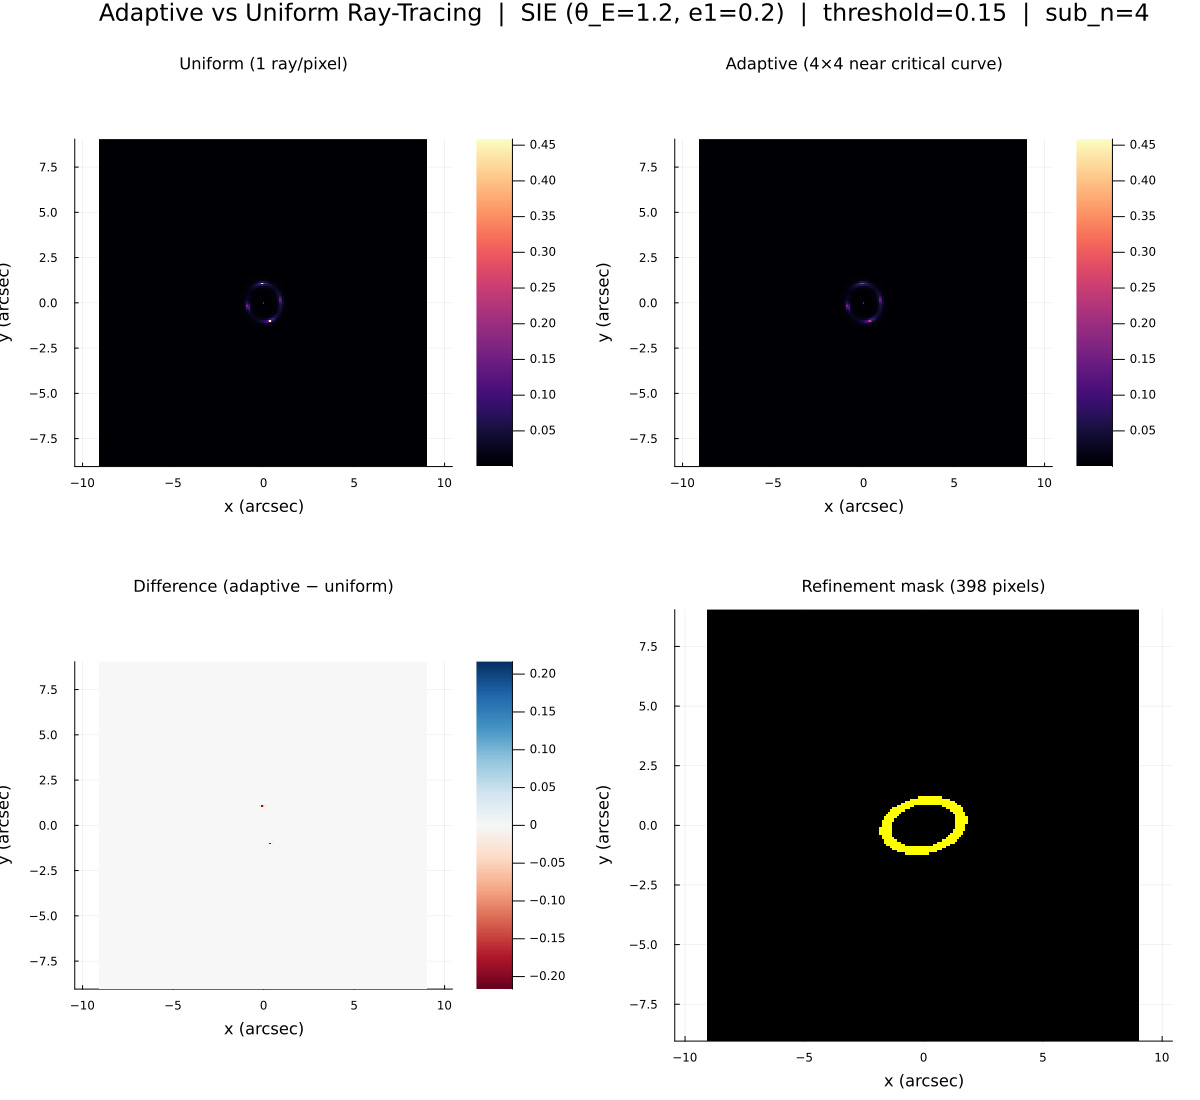

Write Julia code to recreate this figure.
#!/usr/bin/env julia --project=.
# ═══════════════════════════════════════════════════════════════
#  compare_adaptive.jl
#
#  Side-by-side comparison: uniform vs adaptive ray-tracing.
#
#  Usage:  julia --project=. compare_adaptive.jl
# ═══════════════════════════════════════════════════════════════

using Jens, Cosmology, Statistics, Plots

# ── Import everything we need ──
using Jens.LensAdaptiveGrid:
    RefinementMap, adaptive_grid_info, render_adaptive

# ═══════════════════════════════════════════════════════════════
#  1.  Build the lens system
# ═══════════════════════════════════════════════════════════════
println("Building lens system...")

cosmo = Cosmology.FlatLCDM(0.7, 0.3, 0.0, 0.0)

# SIE with moderate ellipticity — produces visible tangential arcs
# SIE uses e1, e2 ellipticity components (not q, varphi)
lens = Jens.LensModel.ComLens.MyLens(
    Jens.LensModel.SIE => (theta_E=1.2, e1=0.2, e2=0.08,
                           xcentre=0.0, ycentre=0.0))

# Compact Sersic source — lensed into an arc/Einstein ring
src_profile  = Jens.LightModel.SersicLight.SersicSpheric
source_model = Jens.LightModel.ExtendedSource(
    src_profile; amp=1.0, Rsersic=0.15, n=2.0,
    xcentre=0.03, ycentre=0.02)   # slightly off-centre → asymmetric arc

grid = Jens.LensGenerator.GenGrid(pix_n=200)
pixel_scale = grid.pix_size

sys = Jens.LensSystem.ForwardModel(;
    lens_plane   = Jens.LensGenerator.LensedPlane(
        lens; z_lens=0.3, cosmology=cosmo),
    source_plane = source_model,
    grid         = grid,
    z_source     = 1.5,
    psf          = Jens.LensPSF.GaussianPSF(fwhm=0.08),   # light PSF blur
)


# ═══════════════════════════════════════════════════════════════
#  2.  Compute refinement map (detection pass)
# ═══════════════════════════════════════════════════════════════
println("Computing refinement map...")

ref = RefinementMap(grid, lens; threshold=0.15, sub_n=4, z_source=1.5)
adaptive_grid_info(ref, grid)


# ═══════════════════════════════════════════════════════════════
#  3.  Render both versions
# ═══════════════════════════════════════════════════════════════
println("Rendering uniform...")
@time model_uniform = Jens.LensSystem.render(sys)

println("Rendering adaptive...")
@time model_adaptive = render_adaptive(sys, ref)

diff = model_adaptive .- model_uniform

println("")
println("─── Results ───")
println("  max  |diff|:  ", round(maximum(abs, diff); digits=6))
println("  mean |diff|:  ", round(mean(abs, diff); digits=8))
println("  refined:      $(ref.n_refined)/$(length(ref.needs_refine)) " *
        "($(round(ref.n_refined/length(ref.needs_refine)*100, digits=1))%)")
println("  ray overhead: $(round((length(ref.needs_refine) - ref.n_refined +
        ref.n_refined * ref.sub_n^2) / length(ref.needs_refine) * 100 - 100,
        digits=1))%")


# ═══════════════════════════════════════════════════════════════
#  4.  Plot — four panels
# ═══════════════════════════════════════════════════════════════
println("Plotting...")

# Prepare coordinates
xvec = grid.xg[:, 1]
yvec = grid.yg[1, :]
ext  = extrema(model_uniform)

# Difference colormap: white at zero, red positive, blue negative
diff_lim = maximum(abs, diff) * 1.05
diff_lim = max(diff_lim, 1e-10)

p1 = heatmap(xvec, yvec, model_uniform';
    aspect_ratio=:equal, title="Uniform (1 ray/pixel)",
    xlabel="x (arcsec)", ylabel="y (arcsec)",
    c=:magma, clim=ext, colorbar=true,
    right_margin=5Plots.mm)

p2 = heatmap(xvec, yvec, model_adaptive';
    aspect_ratio=:equal, title="Adaptive (4×4 near critical curve)",
    xlabel="x (arcsec)", ylabel="y (arcsec)",
    c=:magma, clim=ext, colorbar=true,
    right_margin=5Plots.mm)

p3 = heatmap(xvec, yvec, diff';
    aspect_ratio=:equal, title="Difference (adaptive − uniform)",
    xlabel="x (arcsec)", ylabel="y (arcsec)",
    c=:RdBu, clim=(-diff_lim, diff_lim), colorbar=true,
    right_margin=5Plots.mm)

p4 = heatmap(xvec, yvec, Float64.(ref.needs_refine)';
    aspect_ratio=:equal, title="Refinement mask ($(ref.n_refined) pixels)",
    xlabel="x (arcsec)", ylabel="y (arcsec)",
    c=[:black, :yellow], clim=(0, 1), colorbar=false,
    right_margin=5Plots.mm)

fig = plot(p1, p2, p3, p4;
    layout=(2, 2), size=(1200, 1100),
    plot_title="Adaptive vs Uniform Ray-Tracing  |  " *
               "SIE (θ_E=1.2, e1=0.2)  |  threshold=0.15  |  sub_n=4",
    titlefontsize=11)

outpath = joinpath(@__DIR__, "compare_adaptive.png")
savefig(fig, outpath)
println("Saved → $outpath")
println("Done.")
